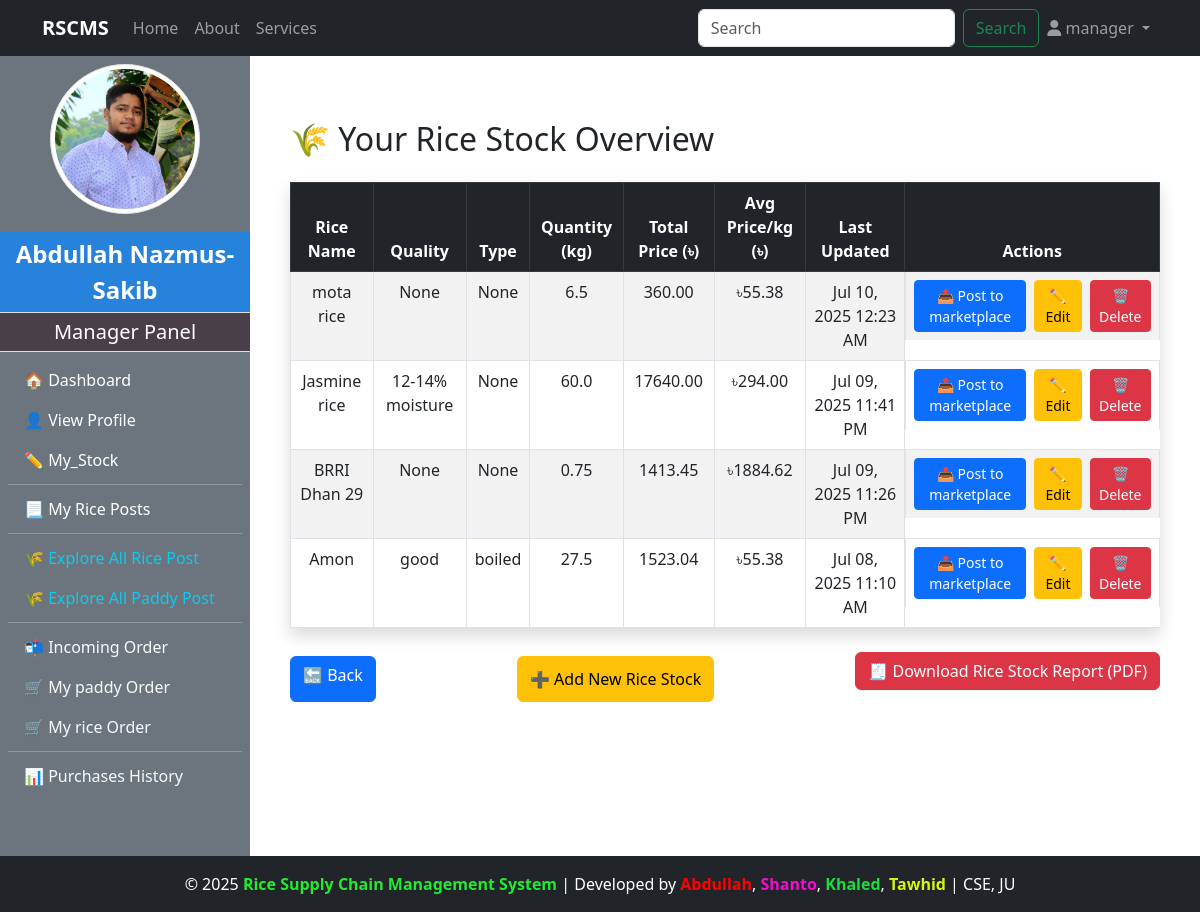
Screenshot of /manager/rice_stock_report/ (signed in) with the database file from the repository.
### accounts/models.py (models this page shows, shortened)
class CustomUser(AbstractUser):
    ROLE_CHOICES = (
        ('admin', 'Admin'),
        ('manager', 'Manager'),
        ('customer', 'Customer'),
        ('dealer', 'Dealer'),
    )
    role = models.CharField(max_length=20, choices=ROLE_CHOICES, default='admin')

### manager/models.py (models this page shows, shortened)
class ManagerProfile(models.Model):
    user = models.OneToOneField(CustomUser,on_delete=models.CASCADE,limit_choices_to={'role':'manager'},related_name="managerprofile")
    full_name = models.CharField(max_length=100)
    phone_number = models.CharField(max_length=11)
    transaction_password = models.CharField(blank=True)
    address = models.TextField()
    mill_name = models.CharField(max_length=100)
    mill_location = models.TextField()
    profile_image = models.ImageField(upload_to="manager_profile/",blank=True,null=True)
    experience_year = models.PositiveIntegerField(blank=True, null=True)
    bio = models.TextField(blank=True)
    created_at = models.DateTimeField(auto_now_add=True)

class RiceStock(models.Model):
    manager = models.ForeignKey(
        CustomUser,
        on_delete=models.CASCADE,
        limit_choices_to={'role': 'manager'},
        related_name='rice_stock'
    )
    rice_name = models.CharField(max_length=100)
    quality = models.CharField(max_length=100, blank=True, null=True)
    rice_type = models.CharField(max_length=100, blank=True, null=True)
    stock_quantity = models.FloatField(help_text='In kg')
    total_price = models.DecimalField(
        max_digits=10,
        decimal_places=2,
        default=0,
        help_text="Total value of current stock"
    )
    average_price_per_kg = models.DecimalField(
        max_digits=6,
        decimal_places=2,
        default=0.00
    )
    description = models.TextField(blank=True, null=True)
    is_active = models.BooleanField(default=True)
    created_at = models.DateTimeField(auto_now_add=True)
    updated_at = models.DateTimeField(auto_now=True)
    class Meta:
        verbose_name = "Rice Stock"
        verbose_name_plural = "Rice Stocks"

### manager/views.py (the view)
# urls.py: path("rice_stock_report/",views.rice_stock_report,name="rice_stock_report"),
def rice_stock_report(request):
    rice_stocks = RiceStock.objects.filter(manager=request.user).order_by('-updated_at')
    context = {
        'rice_stocks':rice_stocks,
    }
    return render(request, "manager/stock/rice_stock_report.html",context)

### admin_panel/context_processors.py (called while the page is built)
def admin_profile(request):
    if request.user.is_authenticated:
        try:
            admin = AdminProfile.objects.get(user=request.user)
            return {'admin': admin}
        except AdminProfile.DoesNotExist:
            return {}
    return {}

### customer/context_processors.py (called while the page is built)
def customer_profile(request):
    if request.user.is_authenticated:
        try:
            customer = CustomerProfile.objects.get(user=request.user)
            return {'customer': customer}
        except CustomerProfile.DoesNotExist:
            return {}
    return {}

### manager/context_processors.py (called while the page is built)
def manager_profile(request):
    if request.user.is_authenticated:
        try:
            manager = ManagerProfile.objects.get(user=request.user)
            return {'manager': manager}
        except ManagerProfile.DoesNotExist:
            return {}
    return {}

### manager/templates/manager/stock/rice_stock_report.html (shortened to what this page needs)
{% extends "base.html" %}
{% block content %}
<div class="container mt-5">
    <h2 class="mb-4">🌾 Your Rice Stock Overview</h2>
    {% if rice_stocks %}
        <table class="table table-bordered table-hover table-striped shadow">
            <thead class="table-dark text-center">
                <tr>
                    <th>Rice Name</th>
                    <th>Quality</th>
                    <th>Type</th>
                    <th>Quantity (kg)</th>
                    <th>Total Price (৳)</th>
                    <th>Avg Price/kg (৳)</th>
                    <th>Last Updated</th>
                    <th>Actions</th>
                </tr>
            </thead>
            <tbody class="text-center">
                {% for stock in rice_stocks %}
                <tr>
                    <td>{{ stock.rice_name }}</td>
                    <td>{{ stock.quality }}</td>
                    <td>{{ stock.rice_type }}</td>
                    <td>{{ stock.stock_quantity }}</td>
                    <td>{{ stock.total_price }}</td>
                    <td>৳{{ stock.average_price_per_kg }}</td>
                    <td>{{ stock.updated_at|date:"M d, Y h:i A" }}</td>
                    <td class="d-flex justify-content-center gap-2">
                        <form action="{% url 'create_rice_post' stock.id %}" method="get">
                            <button type="submit" class="btn btn-sm btn-primary">📤 Post to marketplace</button>
                        </form>
                        <button class="btn btn-sm btn-warning" data-bs-toggle="modal" data-bs-target="#editModal{{ stock.id }}">
                            ✏️ Edit
                        </button>
                        <button class="btn btn-sm btn-danger" data-bs-toggle="modal" data-bs-target="#deleteModal{{ stock.id }}">
                            🗑️ Delete
                        </button>
                    </td>
                </tr>
                {% endfor %}
            </tbody>
        </table>
    {% else %}
        <div class="alert alert-warning">No rice stock available.</div>
    {% endif %}
    <div class="mt-4 d-flex justify-content-between">
        <a href="{% url 'manager_stock_management' %}" class="btn btn-primary my-1">🔙 Back</a>
        <button class="btn btn-warning my-1" data-bs-toggle="modal" data-bs-target="#addRiceModal">
            ➕ Add New Rice Stock
        </button>
        <form action="{% url 'download_rice_stock_report' %}" method="get" class="mb-3">
            <button type="submit" class="btn btn-danger">
                🧾 Download Rice Stock Report (PDF)
            </button>
        </form>
    </div>
</div>
{% endblock %}

### templates/navbar.html (shortened to what this page needs)
<nav class="navbar navbar-expand-lg navbar-dark bg-dark">
    <div class="container">
        <a class="navbar-brand fw-bold" href="http://127.0.0.1:8000/">RSCMS</a>
        <div class="collapse navbar-collapse" id="navbarNav">
            <ul class="navbar-nav me-auto">
                <li class="nav-item">
                    {% if request.user.is_authenticated %}
                    {% if request.user.role == "manager" %}
                    <a class="nav-link" href="{% url 'manager_dashboard' %}">Home</a>
                    {% elif request.user.role == "customer" %}
                    <a class="nav-link" href="{% url 'customer_dashboard' %}">Home</a>
                    {% elif request.user.role == "dealer" %}
                    <a class="nav-link" href="{% url 'dealer_dashboard' %}">Home</a>
                    {% elif request.user.role == "admin" %}
                    <a class="nav-link" href="{% url 'admin_dashboard' %}">Home</a>
                    {% endif %}
                    {% endif %}
                </li>
                <li class="nav-item">
                    <a class="nav-link" href="{% url 'about' %}">About</a>
                </li>
                <li class="nav-item">
                    <a class="nav-link" href="{% url 'services' %}">Services</a>
                </li>
            </ul>
           <form class="d-flex" action="{% url 'search' %}" method = "get">
                <input class="form-control me-2" type="search" placeholder="Search" aria-label="Search" name="query" id="search">
                <button class="btn btn-outline-success" type="submit">Search</button>
            </form>
            <ul class="navbar-nav">
                <li class="nav-item dropdown">
                    <a class="nav-link dropdown-toggle" href="#" id="userDropdown" role="button" data-bs-toggle="dropdown" aria-expanded="false">
                        <i class="fas fa-user"></i>
                        {% if request.user.is_authenticated %}
                        {{ request.user.username }}
                        {% else %}
                            Account
                        {% endif %}
                    </a>
                </li>
            </ul>
        </div>
    </div>
</nav>

### templates/SlideBar.html (shortened to what this page needs)
{% load static %}
{% if request.user.is_authenticated and request.user.role == "manager" %}
<div class="bg-secondary text-white d-flex flex-column" style="min-width: 250px; height: 100vh;" >
<div class="text-center my-2">
    {% if manager and manager.profile_image %}
        <img src="{{ manager.profile_image.url }}" class="rounded-circle img-thumbnail" style="width: 150px; height: 150px; object-fit: cover; margin-bottom: 10px;" alt="Profile Image">
    {% else %}
        <img src="{% static 'images/default_profile.png' %}" class="rounded-circle img-thumbnail" style="width: 150px; height: 150px; object-fit: cover; margin-bottom: 10px;" alt="Default Profile Image">
    {% endif %}
</div>
    <div class="sidebar-user-name p-1 fs-4 border-bottom">{{manager.full_name}}</div>
    <div class="sidebar-header p-1 fs-5 border-bottom">Manager Panel</div>
    <nav class="nav flex-column p-2">
        <a class="nav-link text-white {% if request.resolver_match.url_name == 'manager_dashboard' %}active{% endif %}" href="{% url 'manager_dashboard' %}">🏠 Dashboard</a>
        <a class="nav-link text-white {% if request.resolver_match.url_name == 'manager_profile' %}active{% endif %}" href="{% url 'manager_profile' %}">👤 View Profile</a>
        <a class="nav-link text-white {% if request.resolver_match.url_name == 'manager_stock_management' %}active{% endif %}" href="{% url 'manager_stock_management' %}">✏️ My_Stock</a>
        <hr class="my-1">
        <a class="nav-link text-white {% if request.resolver_match.url_name == 'show_my_rice_post' %}active{% endif %}" href="{% url 'show_my_rice_post' %}">📃 My Rice Posts</a>
        <hr class="my-1">
        <a class="nav-link text-info {% if request.resolver_match.url_name == 'explore_all_rice_post' %}active{% endif %}" href="{% url 'explore_all_rice_post' %}">🌾 Explore All Rice Post</a>
        <a class="nav-link text-info {% if request.resolver_match.url_name == 'explore_paddy_post' %}active{% endif %}" href="{% url 'explore_paddy_post' %}">🌾 Explore All Paddy Post</a>
        <hr class="my-1">
        <a class="nav-link text-light {% if request.resolver_match.url_name == 'incoming_order' %}active{% endif %}" href="{% url 'incoming_order' %}">📬 Incoming Order</a>
        <a class="nav-link text-light {% if request.resolver_match.url_name == 'my_paddy_order' %}active{% endif %}" href="{% url 'my_paddy_order' %}">🛒 My paddy Order</a>
        <a class="nav-link text-light {% if request.resolver_match.url_name == 'my_rice_order' %}active{% endif %}" href="{% url 'my_rice_order' %}">🛒 My rice Order</a>
        <hr class="my-1">
        <a class="nav-link text-light {% if request.resolver_match.url_name == 'purchase_history' %}active{% endif %}" href="{% url 'purchase_history' %}">📊 Purchases History</a>
    </nav>
</div>
{% endif %}

### static/manager/css/dashboard.css (style rules this page uses)
body { display: flex; min-height: 100vh; margin: 0; }
.sidebar-header { font-size: 1.5rem; padding: 10px; background-color: #493f49; text-align: center; }
.sidebar-user-name { font-size: 1.2rem; padding: 10px; background-color: #2782dc; text-align: center; font-weight: bold; }

### rows the page displays
CustomUser: user.username "manager"
ManagerProfile: profile_image (picture), full_name "Abdullah Nazmus-Sakib"
RiceStock: rice_name "mota rice", quality "None", rice_type "None", stock_quantity "6.5", total_price "360.00", average_price_per_kg "55.38", updated_at "Jul 10, 2025 12:23 AM"
RiceStock: rice_name "Jasmine rice", quality "12-14% moisture", rice_type "None", stock_quantity "60.0", total_price "17640.00", average_price_per_kg "294.00", updated_at "Jul 09, 2025 11:41 PM"
RiceStock: rice_name "BRRI Dhan 29", quality "None", rice_type "None", stock_quantity "0.75", total_price "1413.45", average_price_per_kg "1884.62", updated_at "Jul 09, 2025 11:26 PM"
RiceStock: rice_name "Amon", quality "good", rice_type "boiled", stock_quantity "27.5", total_price "1523.04", average_price_per_kg "55.38", updated_at "Jul 08, 2025 11:10 AM"
